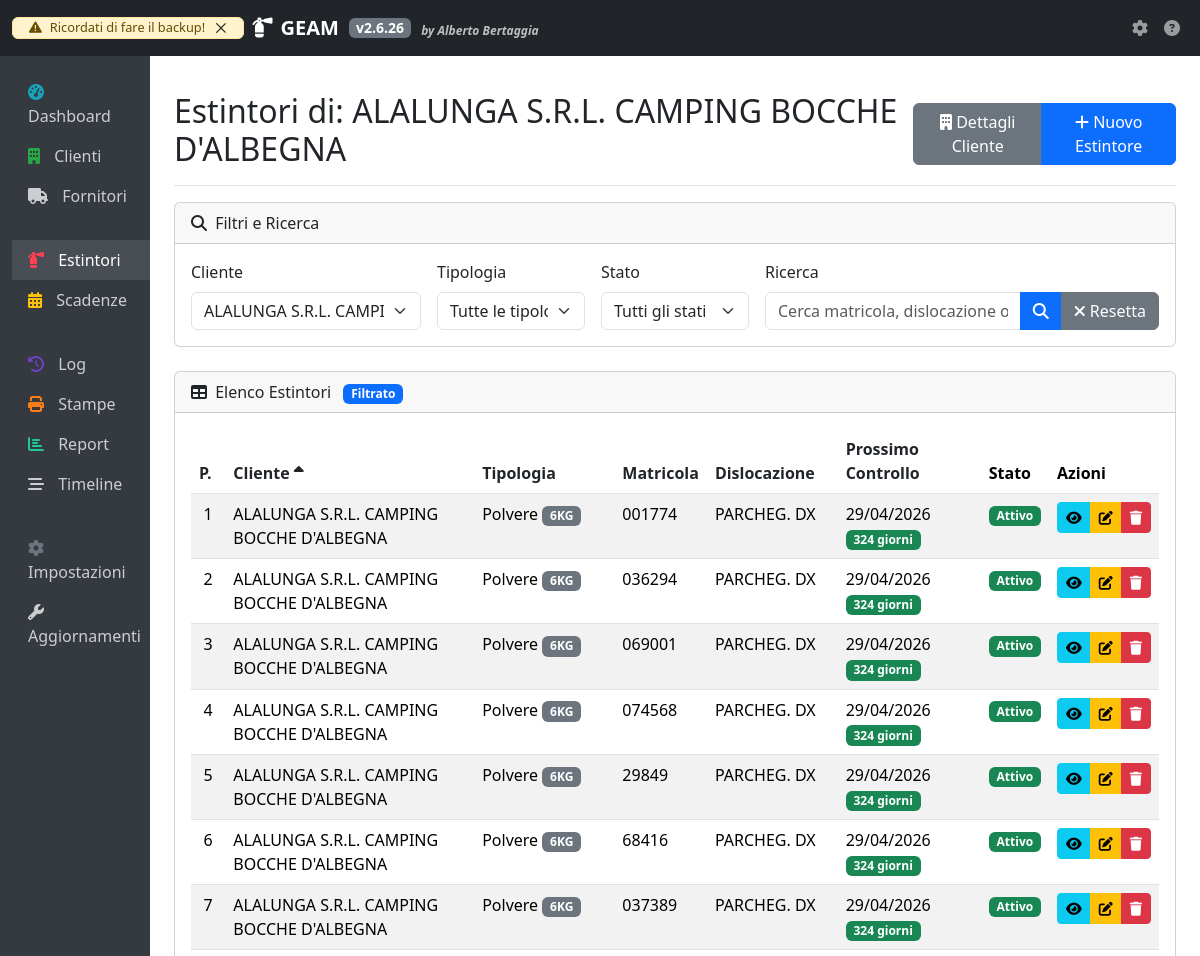
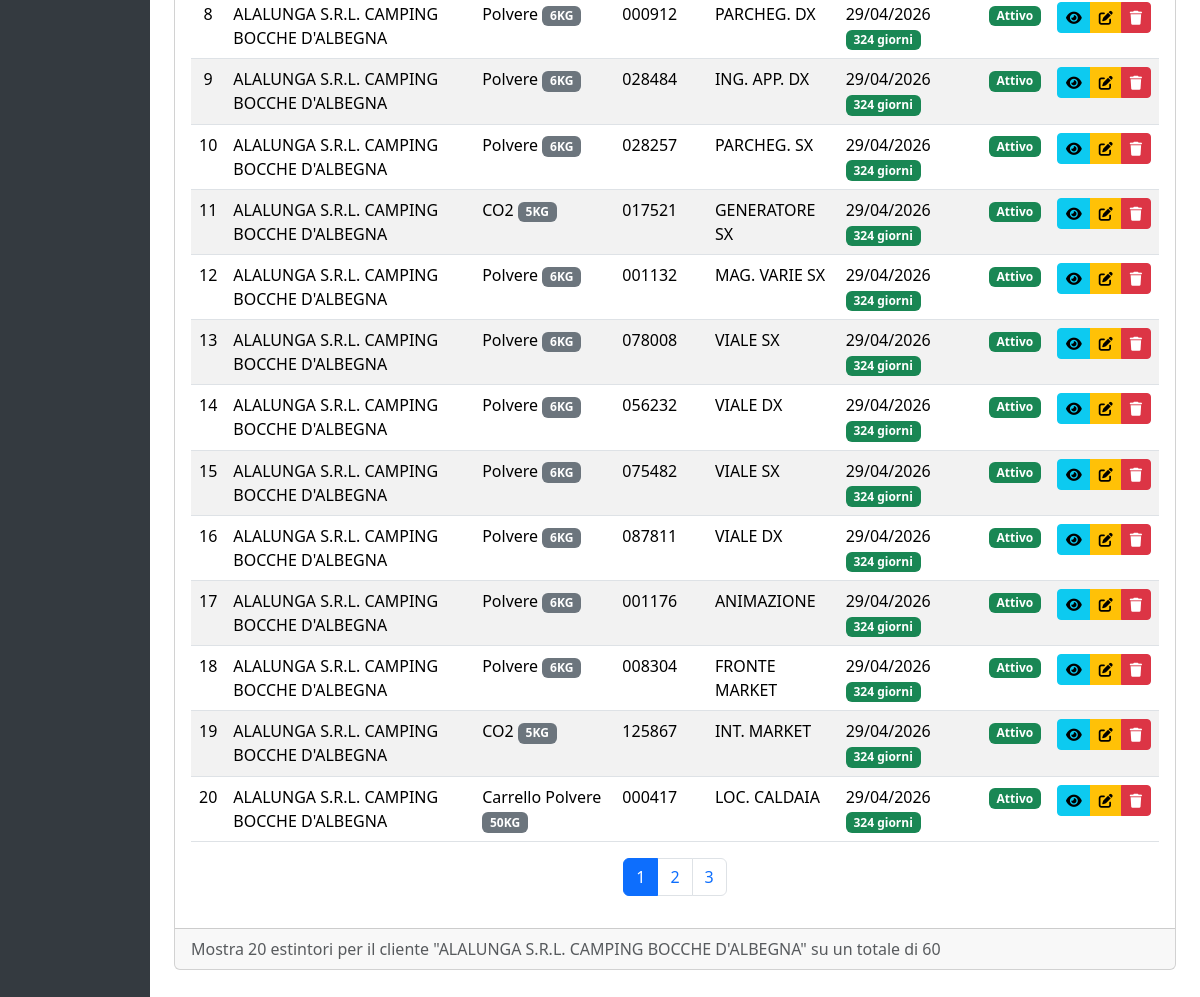
/estintori/?cliente_id=8, run on the app's committed database (2 pictures, top to bottom).
### app/models/cliente.py (models this page shows, shortened)
class Cliente(db.Model):
    __tablename__ = 'clienti'
    id = db.Column(db.Integer, primary_key=True)
    azienda = db.Column(db.String(100), unique=True, nullable=False, index=True)
    indirizzo = db.Column(db.String(150), nullable=False)
    cap = db.Column(db.String(5), nullable=False)
    provincia = db.Column(db.String(2), nullable=False)
    comune = db.Column(db.String(100), nullable=False)
    zona = db.Column(db.String(100), nullable=False)
    tipologia = db.Column(db.String(20), nullable=False)
    telefono = db.Column(db.String(20))
    cellulare = db.Column(db.String(15))
    email = db.Column(db.String(120))
    coordinate = db.Column(db.String(100))
    note = db.Column(db.Text)
    created_at = db.Column(db.DateTime, default=datetime.utcnow)
    updated_at = db.Column(db.DateTime, default=datetime.utcnow, onupdate=datetime.utcnow)
    estintori = db.relationship('Estintore', backref='cliente', lazy='dynamic', cascade='all, delete-orphan')

### app/models/estintore.py (models this page shows, shortened)
class Estintore(db.Model):
    __tablename__ = 'estintori'
    id = db.Column(db.Integer, primary_key=True)
    cliente_id = db.Column(db.Integer, db.ForeignKey('clienti.id', ondelete='CASCADE'), nullable=False)
    tipologia = db.Column(db.String(50), nullable=False)
    marca = db.Column(db.String(50), nullable=False)
    matricola = db.Column(db.String(50), nullable=False, unique=True)
    dislocazione = db.Column(db.String(150), nullable=False)
    postazione = db.Column(db.Integer, nullable=False)
    suffisso_postazione = db.Column(db.String(10), nullable=True)
    capacita = db.Column(db.String(20), nullable=False)
    data_fabbricazione = db.Column(db.String(7), nullable=False)  # Formato MM/YYYY
    data_installazione = db.Column(db.Date, nullable=False)
    data_controllo = db.Column(db.Date, nullable=False)
    data_revisione = db.Column(db.Date, nullable=True)
    data_collaudo = db.Column(db.Date, nullable=True)
    stato = db.Column(db.String(20), nullable=False, default='Attivo')
    coordinate = db.Column(db.String(100))
    note = db.Column(db.Text)
    created_at = db.Column(db.DateTime, default=datetime.utcnow)
    updated_at = db.Column(db.DateTime, default=datetime.utcnow, onupdate=datetime.utcnow)
    CAPACITA_PER_TIPOLOGIA = {
    'CO2': ['1KG', '2KG', '3KG', '4KG', '5KG', '6KG', '9KG', '12KG'],
    'Polvere': ['1KG', '2KG', '3KG', '4KG', '5KG', '6KG', '9KG', '12KG'],
    'Idrico': ['2L', '4L', '6L', '9L', '12L'],  # Modificato da KG a L
    'Carrello Polvere': ['1KG', '2KG', '3KG', '4KG', '5KG', '6KG', '9KG', '12KG', '25KG', '30KG', '50KG'],
    'Carrello Idrico': ['30L', '50L'],  # Modificato da KG a L
    'NASPO UNI25': ['20MT', '25MT', '30MT'],
    'Idrante UNI45': ['20MT', '25MT', '30MT'],
    'Idrante UNI70': ['20MT', '25MT', '30MT'],
    'Porta REI': ['1 Anta', '2 Ante', 'Scorrevole'],
    'Automatico Polvere': ['1KG', '2KG', '3KG', '4KG', '5KG', '6KG', '9KG', '12KG'],
    'Automatico Idrico': ['6L'],  # Modificato da KG a L
    'CPS': ['Grande', 'Piccola'],
    'Registro': ['Cartaceo', 'Digitale'],
    'Altro': ['1KG', '2KG', '3KG', '4KG', '5KG', '6KG', '9KG', '12KG', '25KG', '30KG', '50KG',
             '1L', '2L', '3L', '4L', '5L', '6L', '9L', '12L', '25L', '30L', '50L',  # Aggiunto L
             '20MT', '25MT', '30MT', '1 Anta', '2 Ante', 'Scorrevole',
             'Grande', 'Piccola', 'Cartaceo', 'Digitale', 'Altro']
    }

### app/views/estintori.py (the view, shortened to what this page needs)
@estintori_bp.route('/')
def index():
    page = request.args.get('page', 1, type=int)
    per_page = 20
    cliente_id = request.args.get('cliente_id', None, type=int)
    tipologia = request.args.get('tipologia', None)
    stato = request.args.get('stato', None)
    search = request.args.get('search', '')
    query = Estintore.query.join(Cliente)
    if cliente_id:
        query = query.filter(Estintore.cliente_id == cliente_id)
    if tipologia:
        query = query.filter(Estintore.tipologia == tipologia)
    if stato:
        query = query.filter(Estintore.stato == stato)
    sort_by = request.args.get('sort_by', 'cliente')
    order = request.args.get('order', 'asc')
    if sort_by == 'cliente':
        if order == 'asc':
            query = query.order_by(Cliente.azienda.asc())
        else:
            query = query.order_by(Cliente.azienda.desc())
    else:
        if order == 'asc':
            query = query.order_by(getattr(Estintore, sort_by).asc())
        else:
            query = query.order_by(getattr(Estintore, sort_by).desc())
    estintori = query.paginate(page=page, per_page=per_page)
    cliente_filtrato = None
    if cliente_id:
        cliente_filtrato = Cliente.query.get_or_404(cliente_id)
    tipologie = db.session.query(Estintore.tipologia).distinct().all()
    tipologie = [t[0] for t in tipologie]
    clienti = Cliente.query.order_by(Cliente.azienda).all()
    from datetime import datetime
    oggi = datetime.now()
    return render_template('estintori/index.html',
                          estintori=estintori,
                          search=search,
                          sort_by=sort_by,
                          order=order,
                          cliente_id=cliente_id,
                          cliente_filtrato=cliente_filtrato,
                          tipologie=tipologie,
                          tipologia_filtrata=tipologia,
                          stato_filtrato=stato,
                          clienti=clienti,
                          now=oggi)

### app/version.py (called while the page is built, shortened)
def get_config_path():
    instance_path = current_app.instance_path
    return os.path.join(instance_path, CONFIG_FILE)

def load_config():
    config_path = get_config_path()
    try:
        with open(config_path, 'r') as f:
            return json.load(f)
    except Exception as e:
        current_app.logger.error(f"Errore nel caricamento della configurazione: {str(e)}")
        return {
            "version": {
                "major": 1,
                "minor": 0,
                "patch": 0
            },
            "last_update": datetime.datetime.now().strftime('%Y-%m-%d %H:%M:%S')
        }

def get_version():
    config = load_config()
    version = config.get('version', {"major": 1, "minor": 0, "patch": 0})
    return f"{version['major']}.{version['minor']}.{version['patch']}"

### app/templates/estintori/index.html (shortened to what this page needs)
{% extends "base.html" %}
{% block page_title %}
  {% if cliente_filtrato %}
    Estintori di: {{ cliente_filtrato.azienda }}
  {% else %}
    Gestione Estintori
  {% endif %}
{% endblock %}
{% block page_actions %}
<div class="btn-group">
  {% if cliente_id %}
    <a href="{{ url_for('clienti.visualizza', id=cliente_id) }}" class="btn btn-secondary">
      <i class="fas fa-building"></i> Dettagli Cliente
    </a>
    <a href="{{ url_for('estintori.nuovo', cliente_id=cliente_id) }}" class="btn btn-primary">
      <i class="fas fa-plus"></i> Nuovo Estintore
    </a>
  {% else %}
    <a href="{{ url_for('estintori.nuovo') }}" class="btn btn-primary" data-bs-toggle="modal" data-bs-target="#selectClienteModal">
      <i class="fas fa-plus"></i> Nuovo Estintore
    </a>
  {% endif %}
</div>
{% endblock %}
{% block content %}
<div class="card mb-4">
  <div class="card-header">
    <i class="fas fa-search me-1"></i>
    Filtri e Ricerca
  </div>
  <div class="card-body">
    <form method="GET" action="{{ url_for('estintori.index') }}" class="row g-3">
      <div class="col-md-3">
        <label class="form-label">Cliente</label>
        <select name="cliente_id" class="form-select" onchange="this.form.submit()">
          {% for cliente in clienti %}
            <option value="{{ cliente.id }}" {% if cliente_id == cliente.id %}selected{% endif %}>
              {{ cliente.azienda }}
            </option>
          {% endfor %}
        </select>
      </div>
      <div class="col-md-2">
        <label class="form-label">Tipologia</label>
        <select name="tipologia" class="form-select" onchange="this.form.submit()">
          <option value="">Tutte le tipologie</option>
        </select>
      </div>
      <div class="col-md-2">
        <label class="form-label">Stato</label>
        <select name="stato" class="form-select" onchange="this.form.submit()">
          <option value="">Tutti gli stati</option>
        </select>
      </div>
      <div class="col-md-5">
        <label class="form-label">Ricerca</label>
        <div class="input-group">
          <input type="text" class="form-control" name="search" placeholder="Cerca matricola, dislocazione o cliente..." value="{{ search }}">
          <button class="btn btn-primary" type="submit">
            <i class="fas fa-search"></i>
          </button>
          {% if search or cliente_id or tipologia_filtrata or stato_filtrato %}
            <a href="{{ url_for('estintori.index') }}" class="btn btn-secondary">
              <i class="fas fa-times"></i> Resetta
            </a>
          {% endif %}
        </div>
      </div>
    </form>
  </div>
</div>
<div class="card mb-4">
  <div class="card-header">
    <i class="fas fa-table me-1"></i>
    Elenco Estintori
    {% if cliente_filtrato or tipologia_filtrata or stato_filtrato %}
      <span class="badge bg-primary ms-2">Filtrato</span>
    {% endif %}
  </div>
  <div class="card-body">
    <div class="table-responsive">
      <table class="table table-striped table-hover">
        <thead>
          <tr>
            <th>
              <a href="{{ url_for('estintori.index', sort_by='postazione', order='asc' if sort_by == 'postazione' and order == 'desc' else 'desc', search=search, cliente_id=cliente_id, tipologia=tipologia_filtrata, stato=stato_filtrato) }}" class="text-decoration-none text-dark">
                P.
              </a>
            </th>
            <th>
              <a href="{{ url_for('estintori.index', sort_by='cliente', order='asc' if sort_by == 'cliente' and order == 'desc' else 'desc', search=search, cliente_id=cliente_id, tipologia=tipologia_filtrata, stato=stato_filtrato) }}" class="text-decoration-none text-dark">
                Cliente
                {% if sort_by == 'cliente' %}
                  <i class="fas fa-sort-{{ 'up' if order == 'asc' else 'down' }}"></i>
                {% endif %}
              </a>
            </th>
            <th>
              <a href="{{ url_for('estintori.index', sort_by='tipologia', order='asc' if sort_by == 'tipologia' and order == 'desc' else 'desc', search=search, cliente_id=cliente_id, tipologia=tipologia_filtrata, stato=stato_filtrato) }}" class="text-decoration-none text-dark">
                Tipologia
              </a>
            </th>
            <th>
              <a href="{{ url_for('estintori.index', sort_by='matricola', order='asc' if sort_by == 'matricola' and order == 'desc' else 'desc', search=search, cliente_id=cliente_id, tipologia=tipologia_filtrata, stato=stato_filtrato) }}" class="text-decoration-none text-dark">
                Matricola
              </a>
            </th>
            <th>
              <a href="{{ url_for('estintori.index', sort_by='dislocazione', order='asc' if sort_by == 'dislocazione' and order == 'desc' else 'desc', search=search, cliente_id=cliente_id, tipologia=tipologia_filtrata, stato=stato_filtrato) }}" class="text-decoration-none text-dark">
                Dislocazione
              </a>
            </th>
            <th>
              <a href="{{ url_for('estintori.index', sort_by='data_controllo', order='asc' if sort_by == 'data_controllo' and order == 'desc' else 'desc', search=search, cliente_id=cliente_id, tipologia=tipologia_filtrata, stato=stato_filtrato) }}" class="text-decoration-none text-dark">
                Prossimo Controllo
              </a>
            </th>
            <th>Stato</th>
            <th>Azioni</th>
          </tr>
        </thead>
        <tbody>
          {% for estintore in estintori.items %}
          <tr>
            <td class="text-center">{{ estintore.postazione }}{% if estintore.suffisso_postazione %}/{{ estintore.suffisso_postazione }}{% endif %}</td>
            <td>
              {% if not cliente_id %}
              <a href="{{ url_for('clienti.visualizza', id=estintore.cliente_id) }}" class="text-decoration-none">
                {{ estintore.cliente.azienda }}
              </a>
              {% else %}
                {{ estintore.cliente.azienda }}
              {% endif %}
            </td>
            <td>
              {{ estintore.tipologia }}
              <span class="badge bg-secondary">{{ estintore.capacita }}</span>
            </td>
            <td>{{ estintore.matricola }}</td>
            <td>{{ estintore.dislocazione }}</td>
            <td>
              {{ estintore.data_controllo.strftime('%d/%m/%Y') }}
              {% set giorni_rimanenti = (estintore.data_controllo - now.date()).days %}
              {% if giorni_rimanenti < 0 %}
                <span class="badge bg-danger">Scaduto</span>
              {% elif giorni_rimanenti <= 30 %}
                <span class="badge bg-warning">{{ giorni_rimanenti }} giorni</span>
              {% else %}
                <span class="badge bg-success">{{ giorni_rimanenti }} giorni</span>
              {% endif %}
            </td>
            <td>
              {% if estintore.stato == 'Attivo' %}
                <span class="badge bg-success">{{ estintore.stato }}</span>
              {% else %}
                <span class="badge bg-warning">{{ estintore.stato }}</span>
              {% endif %}
            </td>
            <td>
              <div class="btn-group">
                <a href="{{ url_for('estintori.visualizza', id=estintore.id) }}" class="btn btn-sm btn-info btn-icon" title="Visualizza">
                  <i class="fas fa-eye"></i>
                </a>
                <a href="{{ url_for('estintori.modifica', id=estintore.id) }}" class="btn btn-sm btn-warning btn-icon" title="Modifica">
                  <i class="fas fa-edit"></i>
                </a>
                <button type="button" class="btn btn-sm btn-danger btn-icon"
                        onclick="confermaEliminazione('{{ estintore.tipologia }} - {{ estintore.matricola }}', '{{ url_for('estintori.elimina', id=estintore.id) }}')"
                        title="Elimina">
                  <i class="fas fa-trash"></i>
                </button>
              </div>
            </td>
          </tr>
          {% endfor %}
        </tbody>
      </table>
    </div>
    {% if estintori.pages > 1 %}
    <nav aria-label="Paginazione estintori">
      <ul class="pagination justify-content-center">
        {% for page_num in estintori.iter_pages(left_edge=1, right_edge=1, left_current=2, right_current=2) %}
          {% if page_num %}
            {% if page_num == estintori.page %}
            <li class="page-item active">
              <span class="page-link">{{ page_num }}</span>
            </li>
            {% else %}
            <li class="page-item">
              <a class="page-link" href="{{ url_for('estintori.index', page=page_num, search=search, cliente_id=cliente_id, tipologia=tipologia_filtrata, stato=stato_filtrato, sort_by=sort_by, order=order) }}">{{ page_num }}</a>
            </li>
            {% endif %}
          {% else %}
            <li class="page-item disabled">
              <span class="page-link">...</span>
            </li>
          {% endif %}
        {% endfor %}
      </ul>
    </nav>
    {% endif %}
  </div>
  <div class="card-footer text-muted">
    Mostra {{ estintori.items|length }} estintori
    {% if cliente_filtrato %}per il cliente "{{ cliente_filtrato.azienda }}"{% endif %}
    su un totale di {{ estintori.total }}
  </div>
</div>
{% endblock %}

### app/templates/base.html (style rules this page uses)
.btn-icon { padding: 0.25rem 0.5rem; }

### data on the page
Cliente: azienda "ALALUNGA S.R.L. CAMPING BOCCHE D'ALBEGNA"
Estintore: postazione "1", cliente.azienda "ALALUNGA S.R.L. CAMPING BOCCHE D'ALBEGNA", tipologia "Polvere", capacita "6KG", matricola "001774", dislocazione "PARCHEG. DX", data_controllo "29/04/2026", giorni_rimanenti "324", stato "Attivo"
Estintore: postazione "2", cliente.azienda "ALALUNGA S.R.L. CAMPING BOCCHE D'ALBEGNA", tipologia "Polvere", capacita "6KG", matricola "036294", dislocazione "PARCHEG. DX", data_controllo "29/04/2026", giorni_rimanenti "324", stato "Attivo"
Estintore: postazione "3", cliente.azienda "ALALUNGA S.R.L. CAMPING BOCCHE D'ALBEGNA", tipologia "Polvere", capacita "6KG", matricola "069001", dislocazione "PARCHEG. DX", data_controllo "29/04/2026", giorni_rimanenti "324", stato "Attivo"
Estintore: postazione "4", cliente.azienda "ALALUNGA S.R.L. CAMPING BOCCHE D'ALBEGNA", tipologia "Polvere", capacita "6KG", matricola "074568", dislocazione "PARCHEG. DX", data_controllo "29/04/2026", giorni_rimanenti "324", stato "Attivo"
Estintore: postazione "5", cliente.azienda "ALALUNGA S.R.L. CAMPING BOCCHE D'ALBEGNA", tipologia "Polvere", capacita "6KG", matricola "29849", dislocazione "PARCHEG. DX", data_controllo "29/04/2026", giorni_rimanenti "324", stato "Attivo"
Estintore: postazione "6", cliente.azienda "ALALUNGA S.R.L. CAMPING BOCCHE D'ALBEGNA", tipologia "Polvere", capacita "6KG", matricola "68416", dislocazione "PARCHEG. DX", data_controllo "29/04/2026", giorni_rimanenti "324", stato "Attivo"
Estintore: postazione "7", cliente.azienda "ALALUNGA S.R.L. CAMPING BOCCHE D'ALBEGNA", tipologia "Polvere", capacita "6KG", matricola "037389", dislocazione "PARCHEG. DX", data_controllo "29/04/2026", giorni_rimanenti "324", stato "Attivo"
Estintore: postazione "8", cliente.azienda "ALALUNGA S.R.L. CAMPING BOCCHE D'ALBEGNA", tipologia "Polvere", capacita "6KG", matricola "000912", dislocazione "PARCHEG. DX", data_controllo "29/04/2026", giorni_rimanenti "324", stato "Attivo"
Estintore: postazione "9", cliente.azienda "ALALUNGA S.R.L. CAMPING BOCCHE D'ALBEGNA", tipologia "Polvere", capacita "6KG", matricola "028484", dislocazione "ING. APP. DX", data_controllo "29/04/2026", giorni_rimanenti "324", stato "Attivo"
Estintore: postazione "10", cliente.azienda "ALALUNGA S.R.L. CAMPING BOCCHE D'ALBEGNA", tipologia "Polvere", capacita "6KG", matricola "028257", dislocazione "PARCHEG. SX", data_controllo "29/04/2026", giorni_rimanenti "324", stato "Attivo"
Estintore: postazione "11", cliente.azienda "ALALUNGA S.R.L. CAMPING BOCCHE D'ALBEGNA", tipologia "CO2", capacita "5KG", matricola "017521", dislocazione "GENERATORE SX", data_controllo "29/04/2026", giorni_rimanenti "324", stato "Attivo"
Estintore: postazione "12", cliente.azienda "ALALUNGA S.R.L. CAMPING BOCCHE D'ALBEGNA", tipologia "Polvere", capacita "6KG", matricola "001132", dislocazione "MAG. VARIE SX", data_controllo "29/04/2026", giorni_rimanenti "324", stato "Attivo"
Estintore: postazione "13", cliente.azienda "ALALUNGA S.R.L. CAMPING BOCCHE D'ALBEGNA", tipologia "Polvere", capacita "6KG", matricola "078008", dislocazione "VIALE SX", data_controllo "29/04/2026", giorni_rimanenti "324", stato "Attivo"
Estintore: postazione "14", cliente.azienda "ALALUNGA S.R.L. CAMPING BOCCHE D'ALBEGNA", tipologia "Polvere", capacita "6KG", matricola "056232", dislocazione "VIALE DX", data_controllo "29/04/2026", giorni_rimanenti "324", stato "Attivo"
Estintore: postazione "15", cliente.azienda "ALALUNGA S.R.L. CAMPING BOCCHE D'ALBEGNA", tipologia "Polvere", capacita "6KG", matricola "075482", dislocazione "VIALE SX", data_controllo "29/04/2026", giorni_rimanenti "324", stato "Attivo"
Estintore: postazione "16", cliente.azienda "ALALUNGA S.R.L. CAMPING BOCCHE D'ALBEGNA", tipologia "Polvere", capacita "6KG", matricola "087811", dislocazione "VIALE DX", data_controllo "29/04/2026", giorni_rimanenti "324", stato "Attivo"
Estintore: postazione "17", cliente.azienda "ALALUNGA S.R.L. CAMPING BOCCHE D'ALBEGNA", tipologia "Polvere", capacita "6KG", matricola "001176", dislocazione "ANIMAZIONE", data_controllo "29/04/2026", giorni_rimanenti "324", stato "Attivo"
Estintore: postazione "18", cliente.azienda "ALALUNGA S.R.L. CAMPING BOCCHE D'ALBEGNA", tipologia "Polvere", capacita "6KG", matricola "008304", dislocazione "FRONTE MARKET", data_controllo "29/04/2026", giorni_rimanenti "324", stato "Attivo"
Estintore: postazione "19", cliente.azienda "ALALUNGA S.R.L. CAMPING BOCCHE D'ALBEGNA", tipologia "CO2", capacita "5KG", matricola "125867", dislocazione "INT. MARKET", data_controllo "29/04/2026", giorni_rimanenti "324", stato "Attivo"
Estintore: postazione "20", cliente.azienda "ALALUNGA S.R.L. CAMPING BOCCHE D'ALBEGNA", tipologia "Carrello Polvere", capacita "50KG", matricola "000417", dislocazione "LOC. CALDAIA", data_controllo "29/04/2026", giorni_rimanenti "324", stato "Attivo"

### other printed values
{{ version }} "2.6.26"
{{ page_num }} "1"
{{ page_num }} "2" "3"
{{ estintori.items|length }} "20"
{{ estintori.total }} "60"
form field cliente_id "ALALUNGA S.R.L. CAMPING BOCCHE D'ALBEGNA"
